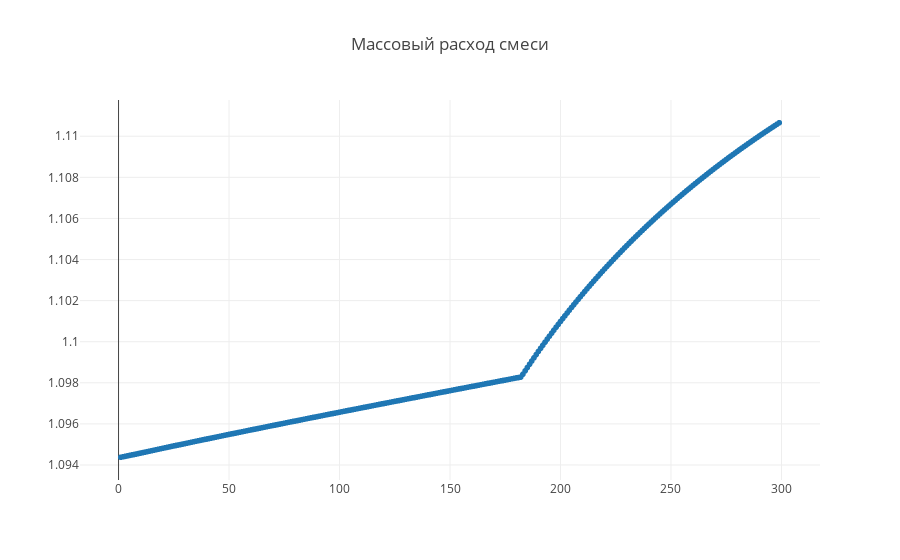

This figure's notebook cell:
### Code cell
trace1 = trace(multiphase_flow_data, 26)

data = [trace1]

plot('Массовый расход смеси')

### Figure 1 — Plotly figure (JSON) as saved in the notebook; plotly's stock layout.template omitted (floating-point values rounded to 4 significant figures; data arrays with more than 128 entries replaced by an {"elided": "..."} marker saying what was removed)
{"data": [{"mode": "markers", "name": "mass_flowraten_kgsec", "type": "scattergl", "uid": "3d4ca54f-c2d5-462d-a4d2-5b37f9993dfc", "x": {"elided": "299 int values"}, "y": {"elided": "299 float values"}}], "layout": {"title": {"text": "Массовый расход смеси"}, "xaxis": {"title": {"text": ""}}, "yaxis": {"title": {"text": ""}}}}
